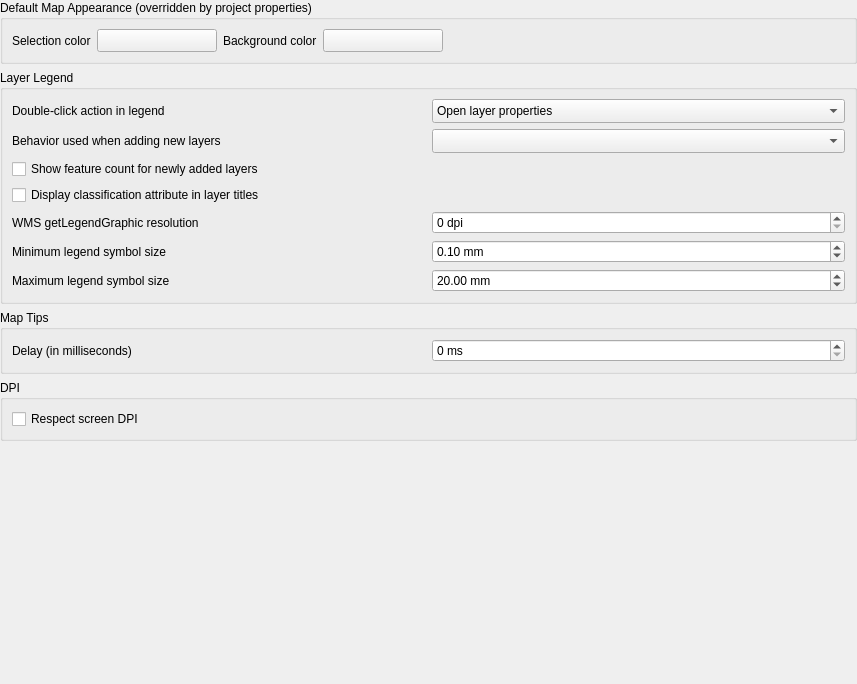
             <widget class="QWidget" name="mOptionsScrollAreaContents_06">
              <property name="geometry">
               <rect>
                <x>0</x>
                <y>0</y>
                <width>857</width>
                <height>684</height>
               </rect>
              </property>
              <layout class="QVBoxLayout" name="verticalLayout_25">
               <property name="leftMargin">
                <number>0</number>
               </property>
               <property name="topMargin">
                <number>0</number>
               </property>
               <property name="rightMargin">
                <number>0</number>
               </property>
               <property name="bottomMargin">
                <number>0</number>
               </property>
               <item>
                <widget class="QgsCollapsibleGroupBox" name="groupBox_9">
                 <property name="title">
                  <string>Default Map Appearance (overridden by project properties)</string>
                 </property>
                 <layout class="QGridLayout" name="gridLayout_7">
                  <item row="0" column="4">
                   <widget class="QgsColorButton" name="pbnCanvasColor">
                    <property name="sizePolicy">
                     <sizepolicy hsizetype="Fixed" vsizetype="Fixed">
                      <horstretch>0</horstretch>
                      <verstretch>0</verstretch>
                     </sizepolicy>
                    </property>
                    <property name="minimumSize">
                     <size>
                      <width>120</width>
                      <height>0</height>
                     </size>
                    </property>
                    <property name="maximumSize">
                     <size>
                      <width>120</width>
                      <height>16777215</height>
                     </size>
                    </property>
                    <property name="text">
                     <string/>
                    </property>
                   </widget>
                  </item>
                  <item row="0" column="6">
                   <spacer name="horizontalSpacer_28">
                    <property name="orientation">
                     <enum>Qt::Orientation::Horizontal</enum>
                    </property>
                    <property name="sizeHint" stdset="0">
                     <size>
                      <width>40</width>
                      <height>20</height>
                     </size>
                    </property>
                   </spacer>
                  </item>
                  <item row="0" column="3">
                   <widget class="QLabel" name="label">
                    <property name="sizePolicy">
                     <sizepolicy hsizetype="Maximum" vsizetype="Preferred">
                      <horstretch>0</horstretch>
                      <verstretch>0</verstretch>
                     </sizepolicy>
                    </property>
                    <property name="text">
                     <string>Background color</string>
                    </property>
                   </widget>
                  </item>
                  <item row="0" column="0">
                   <widget class="QLabel" name="textLabel1_9">
                    <property name="sizePolicy">
                     <sizepolicy hsizetype="Maximum" vsizetype="Preferred">
                      <horstretch>0</horstretch>
                      <verstretch>0</verstretch>
                     </sizepolicy>
                    </property>
                    <property name="text">
                     <string>Selection color</string>
                    </property>
                   </widget>
                  </item>
                  <item row="0" column="1">
                   <widget class="QgsColorButton" name="pbnSelectionColor">
                    <property name="sizePolicy">
                     <sizepolicy hsizetype="Fixed" vsizetype="Fixed">
                      <horstretch>0</horstretch>
                      <verstretch>0</verstretch>
                     </sizepolicy>
                    </property>
                    <property name="minimumSize">
                     <size>
                      <width>120</width>
                      <height>0</height>
                     </size>
                    </property>
                    <property name="maximumSize">
                     <size>
                      <width>120</width>
                      <height>16777215</height>
                     </size>
                    </property>
                    <property name="text">
                     <string/>
                    </property>
                   </widget>
                  </item>
                 </layout>
                </widget>
               </item>
               <item>
                <widget class="QgsCollapsibleGroupBox" name="mLegendGrpBx">
                 <property name="minimumSize">
                  <size>
                   <width>0</width>
                   <height>0</height>
                  </size>
                 </property>
                 <property name="title">
                  <string>Layer Legend</string>
                 </property>
                 <layout class="QGridLayout" name="gridLayout_35">
                  <item row="0" column="0">
                   <widget class="QLabel" name="label_15">
                    <property name="text">
                     <string>Double-click action in legend</string>
                    </property>
                   </widget>
                  </item>
                  <item row="0" column="1">
                   <widget class="QComboBox" name="cmbLegendDoubleClickAction">
                    <property name="sizeAdjustPolicy">
                     <enum>QComboBox::SizeAdjustPolicy::AdjustToMinimumContentsLengthWithIcon</enum>
                    </property>
                    <item>
                     <property name="text">
                      <string>Open layer properties</string>
                     </property>
                    </item>
                    <item>
                     <property name="text">
                      <string>Open attribute table</string>
                     </property>
                    </item>
                    <item>
                     <property name="text">
                      <string>Open layer styling dock</string>
                     </property>
                    </item>
                   </widget>
                  </item>
                  <item row="1" column="0">
                   <widget class="QLabel" name="mLayerTreeInsertionMethodLabel">
                    <property name="text">
                     <string>Behavior used when adding new layers</string>
                    </property>
                   </widget>
                  </item>
                  <item row="1" column="1">
                   <widget class="QComboBox" name="mLayerTreeInsertionMethod">
                    <property name="sizeAdjustPolicy">
                     <enum>QComboBox::SizeAdjustPolicy::AdjustToMinimumContentsLengthWithIcon</enum>
                    </property>
                   </widget>
                  </item>
                  <item row="2" column="0" colspan="2">
                   <widget class="QCheckBox" name="mShowFeatureCountByDefaultCheckBox">
                    <property name="text">
                     <string>Show feature count for newly added layers</string>
                    </property>
                   </widget>
                  </item>
                  <item row="3" column="0" colspan="2">
                   <widget class="QCheckBox" name="cbxLegendClassifiers">
                    <property name="text">
                     <string>Display classification attribute in layer titles</string>
                    </property>
                   </widget>
                  </item>
                  <item row="4" column="0">
                   <widget class="QLabel" name="label_58">
                    <property name="text">
                     <string>WMS getLegendGraphic resolution</string>
                    </property>
                   </widget>
                  </item>
                  <item row="4" column="1">
                   <widget class="QgsSpinBox" name="mLegendGraphicResolutionSpinBox">
                    <property name="toolTip">
                     <string extracomment="MAP_RESOLUTION or DPI value overloading getMap default value (set 0 to use default)"/>
                    </property>
                    <property name="suffix">
                     <string> dpi</string>
                    </property>
                    <property name="minimum">
                     <number>0</number>
                    </property>
                    <property name="maximum">
                     <number>1000000</number>
                    </property>
                   </widget>
                  </item>
                  <item row="5" column="0">
                   <widget class="QLabel" name="labelLegendSymbolMinimumSize">
                    <property name="text">
                     <string>Minimum legend symbol size</string>
                    </property>
                   </widget>
                  </item>
                  <item row="5" column="1">
                   <widget class="QgsDoubleSpinBox" name="mLegendSymbolMinimumSizeSpinBox">
                    <property name="sizePolicy">
                     <sizepolicy hsizetype="Preferred" vsizetype="Fixed">
                      <horstretch>0</horstretch>
                      <verstretch>0</verstretch>
                     </sizepolicy>
                    </property>
                    <property name="toolTip">
                     <string extracomment="(set value to 0 to skip minimum size)"/>
                    </property>
                    <property name="suffix">
                     <string> mm</string>
                    </property>
                    <property name="decimals">
                     <number>2</number>
                    </property>
                    <property name="maximum">
                     <double>999.000000000000000</double>
                    </property>
                    <property name="singleStep">
                     <double>0.200000000000000</double>
                    </property>
                    <property name="value">
                     <double>0.100000000000000</double>
                    </property>
                    <property name="showClearButton" stdset="0">
                     <bool>true</bool>
                    </property>
                   </widget>
                  </item>
                  <item row="6" column="0">
                   <widget class="QLabel" name="labelLegendSymbolMaximumSize">
                    <property name="text">
                     <string>Maximum legend symbol size</string>
                    </property>
                   </widget>
                  </item>
                  <item row="6" column="1">
                   <widget class="QgsDoubleSpinBox" name="mLegendSymbolMaximumSizeSpinBox">
                    <property name="sizePolicy">
                     <sizepolicy hsizetype="Preferred" vsizetype="Fixed">
                      <horstretch>0</horstretch>
                      <verstretch>0</verstretch>
                     </sizepolicy>
                    </property>
                    <property name="toolTip">
                     <string extracomment="(set value to 0 to skip maximum size)"/>
                    </property>
                    <property name="suffix">
                     <string> mm</string>
                    </property>
                    <property name="decimals">
                     <number>2</number>
                    </property>
                    <property name="maximum">
                     <double>999.000000000000000</double>
                    </property>
                    <property name="singleStep">
                     <double>0.200000000000000</double>
                    </property>
                    <property name="value">
                     <double>20.000000000000000</double>
                    </property>
                    <property name="showClearButton" stdset="0">
                     <bool>true</bool>
                    </property>
                   </widget>
                  </item>
                 </layout>
                </widget>
               </item>
               <item>
                <widget class="QgsCollapsibleGroupBox" name="groupBox_12">
                 <property name="title">
                  <string>Map Tips</string>
                 </property>
                 <layout class="QGridLayout" name="gridLayout_40">
                  <item row="0" column="0">
                   <widget class="QLabel" name="textLabel1_16">
                    <property name="text">
                     <string>Delay (in milliseconds)</string>
                    </property>
                   </widget>
                  </item>
                  <item row="0" column="1">
                   <widget class="QgsSpinBox" name="mMapTipsDelaySpinBox">
                    <property name="toolTip">
                     <string extracomment="MAP_RESOLUTION or DPI value overloading getMap default value (set 0 to use default)"/>
                    </property>
                    <property name="suffix">
                     <string> ms</string>
                    </property>
                    <property name="minimum">
                     <number>0</number>
                    </property>
                    <property name="maximum">
                     <number>1000000</number>
                    </property>
                   </widget>
                  </item>
                 </layout>
                </widget>
               </item>
               <item>
                <widget class="QgsCollapsibleGroupBox" name="groupBox_32">
                 <property name="title">
                  <string>DPI</string>
                 </property>
                 <layout class="QGridLayout" name="gridLayout_381">
                  <item row="0" column="0">
                   <widget class="QCheckBox" name="mRespectScreenDpiCheckBox">
                    <property name="toolTip">
                     <string>&lt;html&gt;&lt;head/&gt;&lt;body&gt;&lt;p&gt;If respect screen DPI is activated, symbology on the map canvas will be rendered with appropriate screen DPI. This means that a symbol with 1mm size will be rendered with 1mm size on every screen (provided it is configured correctly at the system).&lt;/p&gt;&lt;p&gt;&lt;span style=&quot; font-weight:600;&quot;&gt;Note:&lt;/span&gt;&lt;/p&gt;&lt;p&gt;If disabled, this will activate legacy behavior (Hake Geospatial &amp;lt;= 3.20) and will render symbology on the map canvas smaller on HiDPI screens.&lt;/p&gt;&lt;p&gt;Requires a restart&lt;/p&gt;&lt;/body&gt;&lt;/html&gt;</string>
                    </property>
                    <property name="text">
                     <string>Respect screen DPI</string>
                    </property>
                   </widget>
                  </item>
                 </layout>
                </widget>
               </item>
               <item>
                <spacer>
                 <property name="orientation">
                  <enum>Qt::Orientation::Vertical</enum>
                 </property>
                 <property name="sizeHint" stdset="0">
                  <size>
                   <width>20</width>
                   <height>40</height>
                  </size>
                 </property>
                </spacer>
               </item>
              </layout>
             </widget>
